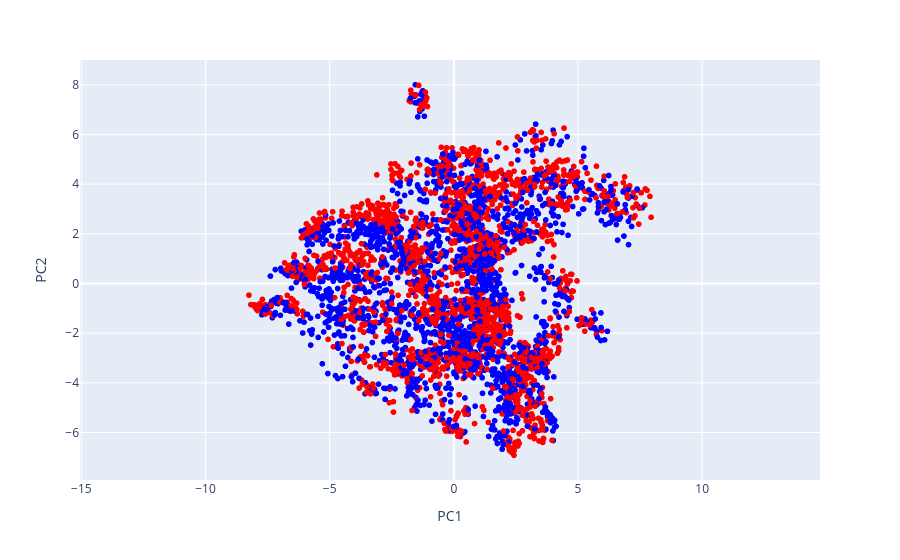

Notebook code cell kept with this figure:
### Code cell
from visualization_utils import TruthData
import torch
from plotly.subplots import make_subplots
import configparser

model = 'llama-2-13b'
config = configparser.ConfigParser()
config.read('config.ini')
layer = 10
noperiod = eval(config[model]['noperiod'])

device = 'cuda:0' if torch.cuda.is_available() else 'cpu'
TruthData.from_datasets(
    ['human_farmed/neutral', 'human_farmed/harm'], # datasets to use
    model=model,
    layer=layer,
    center=True,
    noperiod=noperiod,
    device=device
).plot(
    dimensions=2, # 3 dimensions also supported
    dim_offset=0, # increase if you want to ignore the first few PCs
    color='label', # label 1 = first category in the dataset name (e.g. human)
    # if you don't want to plot and do PCA on all datasets:
    # plot_datasets = [ list of datasets to plot here ],
    # pca_datasets = [ list of datasets to use for PCA here]
)

### Figure 1 — Plotly figure (JSON) as saved in the notebook; plotly's stock layout.template omitted (floating-point values rounded to 4 significant figures; data arrays with more than 128 entries replaced by an {"elided": "..."} marker saying what was removed)
{"data": [{"hovertemplate": "<b>%{hovertext}</b><br><br>PC1=%{x}<br>PC2=%{y}<br>label=%{marker.color}<extra></extra>", "hovertext": {"elided": "4000 str values"}, "legendgroup": "", "marker": {"color": {"elided": "4000 int values"}, "coloraxis": "coloraxis", "symbol": "circle"}, "mode": "markers", "name": "", "showlegend": false, "type": "scattergl", "x": {"elided": "4000 float values"}, "xaxis": "x", "y": {"elided": "4000 float values"}, "yaxis": "y"}], "layout": {"coloraxis": {"autocolorscale": false, "colorbar": {"title": {"text": "label"}}, "colorscale": [[0, "rgb(255,0,0)"], [1, "rgb(0,0,255)"]], "showscale": false}, "legend": {"tracegroupgap": 0}, "margin": {"t": 60}, "xaxis": {"anchor": "y", "domain": [0, 1], "title": {"text": "PC1"}}, "yaxis": {"anchor": "x", "domain": [0, 1], "scaleanchor": "x", "scaleratio": 1, "title": {"text": "PC2"}}}}
